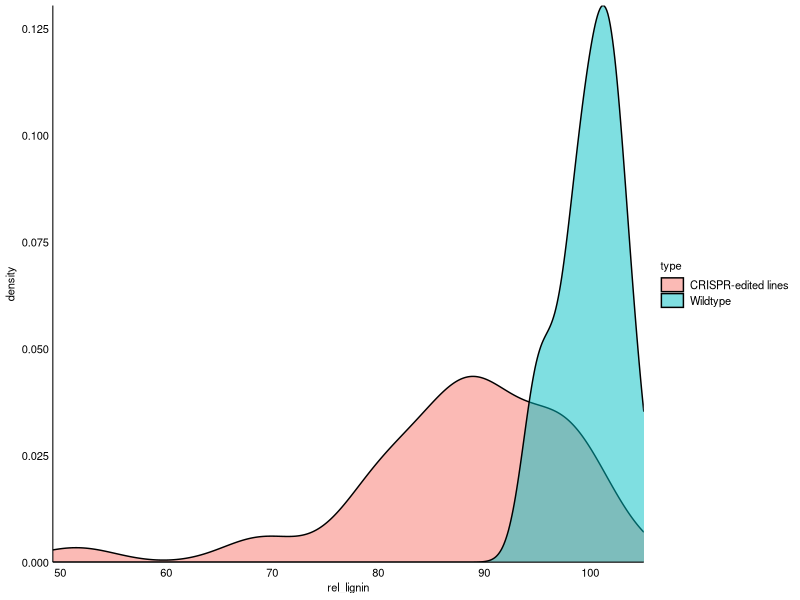
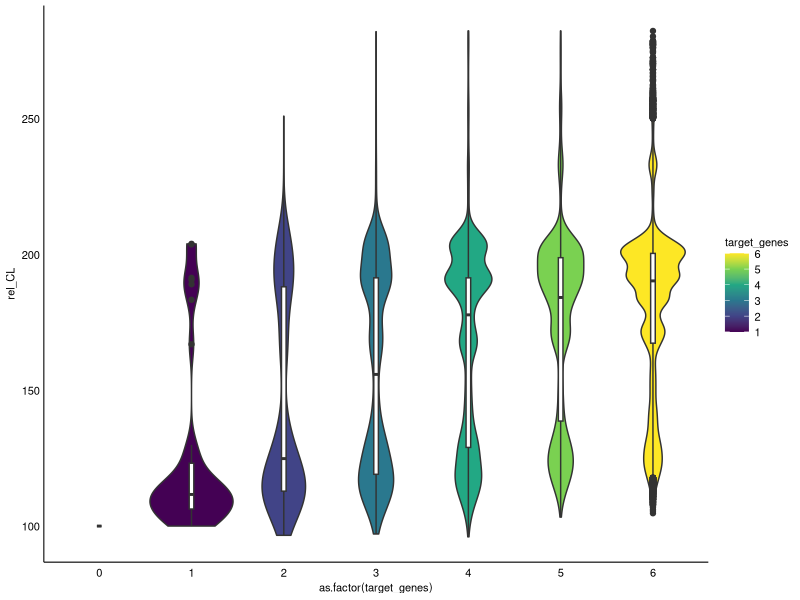
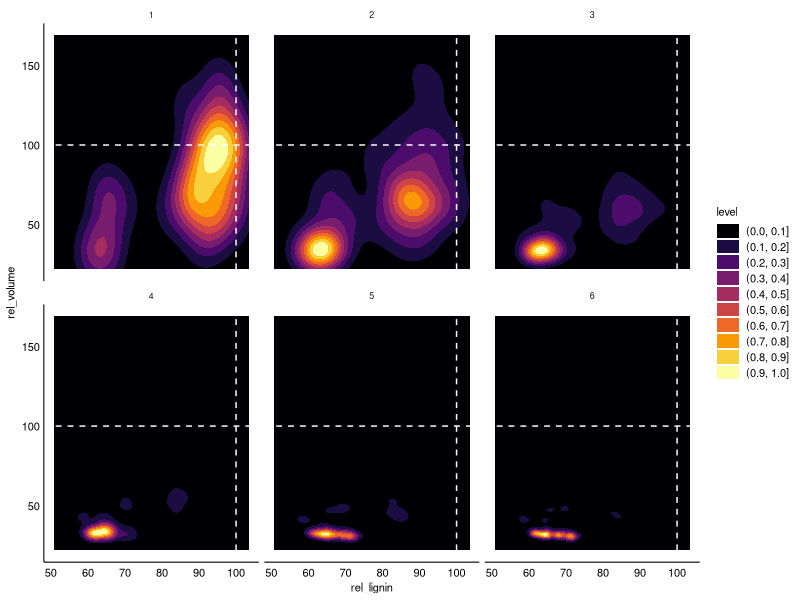

R code for these plots, in order:
## ---- chunk 1
# in this "setup chunk" you can load packages:
library(tidyverse)

# you can also create a custom theme_*():
theme_sulis <- function(base_size = 8) {
  theme_minimal(
    base_size = base_size
  ) %+replace%
    theme(
      axis.ticks = element_blank(),
      axis.text.x = element_text(
        size = base_size,
        colour = "black",
        margin = margin(1, 1, 1, 1)
      ),
      axis.text.y = element_text(
        colour = "black",
        size = base_size,
        angle = 0,
        vjust = 0.5,
        hjust = 1,
        margin = margin(1, 1, 1, 1)
      ),
      axis.title = element_text(
        colour = "black",
        size = base_size
      ),
      axis.line = element_line(),
      panel.grid.major = element_blank(),
      panel.grid.minor = element_blank(),
      legend.text = element_text(size = base_size),
      legend.key.height = unit(4, "mm"),
      complete = TRUE
    )
}

# and define variables you might need:
ggtext_size <- 8 / (14 / 5)
## ---- chunk 2
# write your code in this code chunk; execute all code within the chunk your cursor is in with ctrl+shift+enter
data <- read_tsv("data/Sulis2023_fig3G.tsv")

ggplot(
  data = data,
  aes(
    x = rel_lignin,
    fill = type
  )
) +
  geom_density(alpha = 0.5) +
  coord_cartesian(expand = FALSE) +
  theme_sulis()
## ---- chunk 3
data <- read_tsv("data/Sulis2023_predictions.tsv")
ggplot(
  data = data,
  aes(
    x = as.factor(target_genes),
    y = rel_CL
  )
) +
  geom_violin(aes(fill = target_genes)) +
  geom_boxplot(width = 0.05) +
  scale_fill_viridis_c() +
  theme_sulis()
## ---- chunk 4
data <- read_tsv("data/Sulis2023_predictions.tsv")
ggplot(
  data = data |> filter(target_genes > 0),
  aes(
    x = rel_lignin,
    y = rel_volume
  )
) +
  geom_density2d_filled(contour_var = "ndensity") +
  scale_fill_viridis_d(option = "B") +
  geom_hline(yintercept = 100, colour = "white", linetype = "dashed") +
  geom_vline(xintercept = 100, colour = "white", linetype = "dashed") +
  theme_sulis() +
  facet_wrap(~target_genes)
